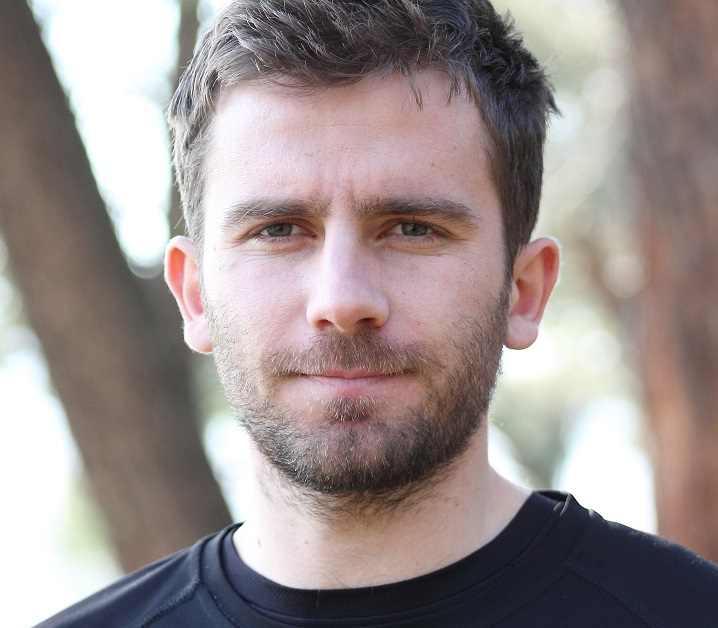
#> input picture photo.jpg, 718 x 628 px, given in place of the camera
$ python MOTION_DETECTION.PY
#> lines starting #> are read from the running program, lines starting #| are printed output that depends on the picture
import cv2, time

first_frame=None
video = cv2.VideoCapture(0)

while True:

    check, frame = video.read()
#> frame is the input picture: shape (628, 718, 3); mean B, G, R 142, 143.2, 154.6
    frame=cv2.rotate(frame, cv2.ROTATE_180)
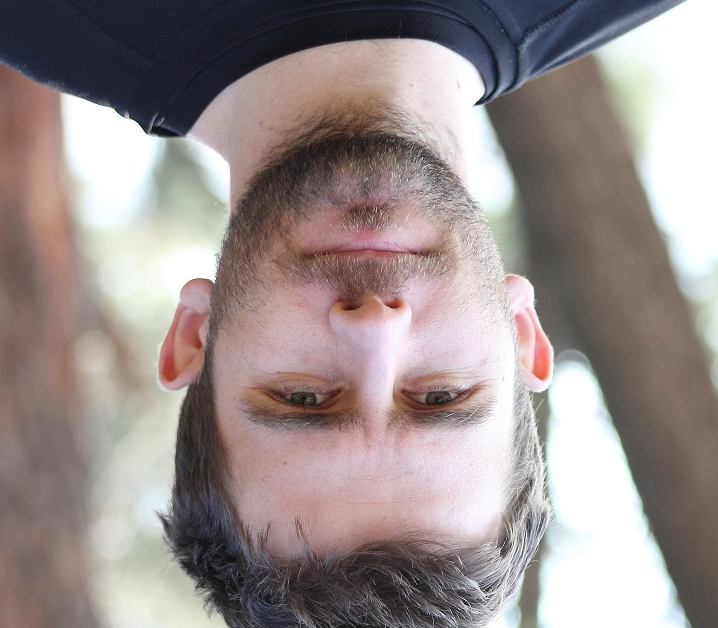
#> frame: shape (628, 718, 3); mean B, G, R 142, 143.2, 154.6

    gray=cv2.cvtColor(frame, cv2.COLOR_BGR2GRAY)
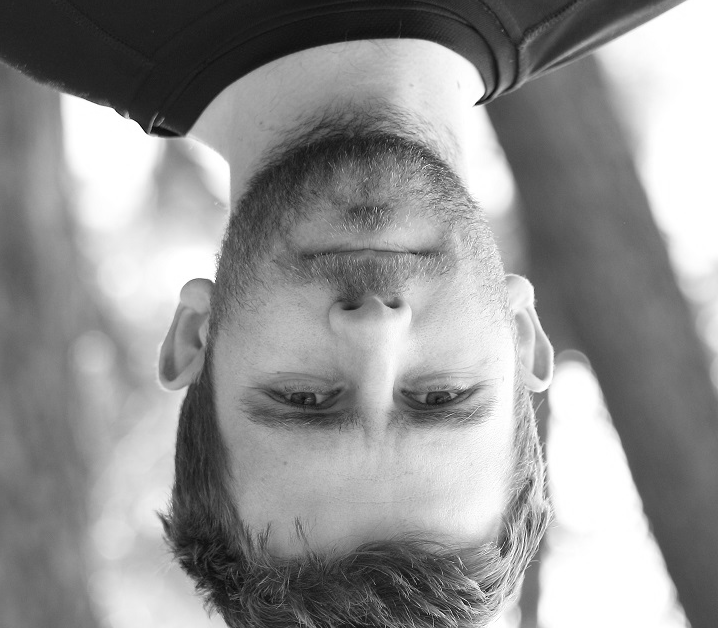
#> gray: shape (628, 718); min 2, max 255, mean 146.4
    gray=cv2.GaussianBlur(gray, (21,21), 0)
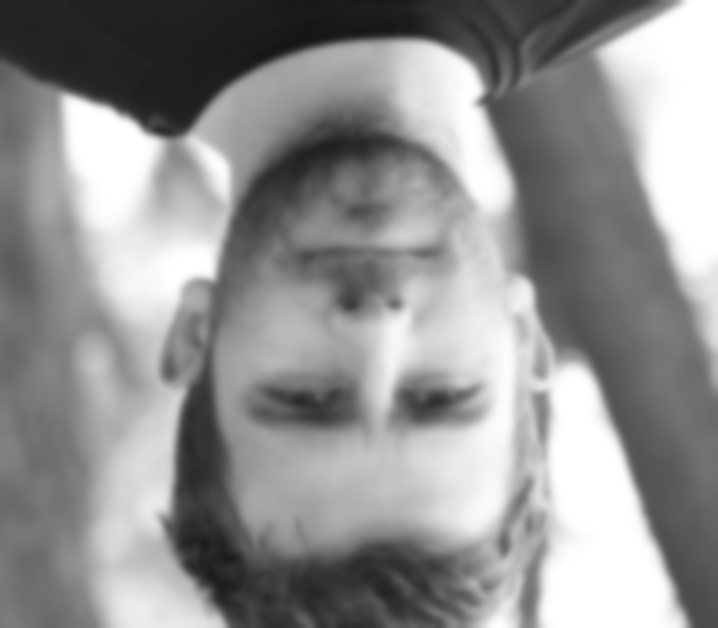
#> gray: shape (628, 718); min 22, max 255, mean 146.4

    if first_frame is None:
        first_frame=gray
        continue

    Detla_frame=cv2.absdiff(first_frame, gray)
    threshold_frame=cv2.threshold(Detla_frame, 30, 255, cv2.THRESH_BINARY)[1]
    threshold_frame=cv2.dilate(threshold_frame, None, iterations=2)

    (cnts,_)= cv2.findContours(threshold_frame.copy(), cv2.RETR_EXTERNAL, cv2.CHAIN_APPROX_SIMPLE)

    for Contour in cnts:
        if cv2.contourArea(Contour)<1000:
            continue

        (x, y, w, h)= cv2.boundingRect(Contour)
        cv2.rectangle(frame, (x,y), (x+w,y+h), (0,255,0), 3)

    cv2.imshow("capturing", frame)
    # cv2.imshow("gray", gray)
    # cv2.imshow("diff", Detla_frame)
    cv2.imshow("thres", threshold_frame)


    key=cv2.waitKey(1)
    if key==ord('q'):
        break

video.release()
cv2.destroyAllWindows()

$ run again, on Lighthouse.jpg
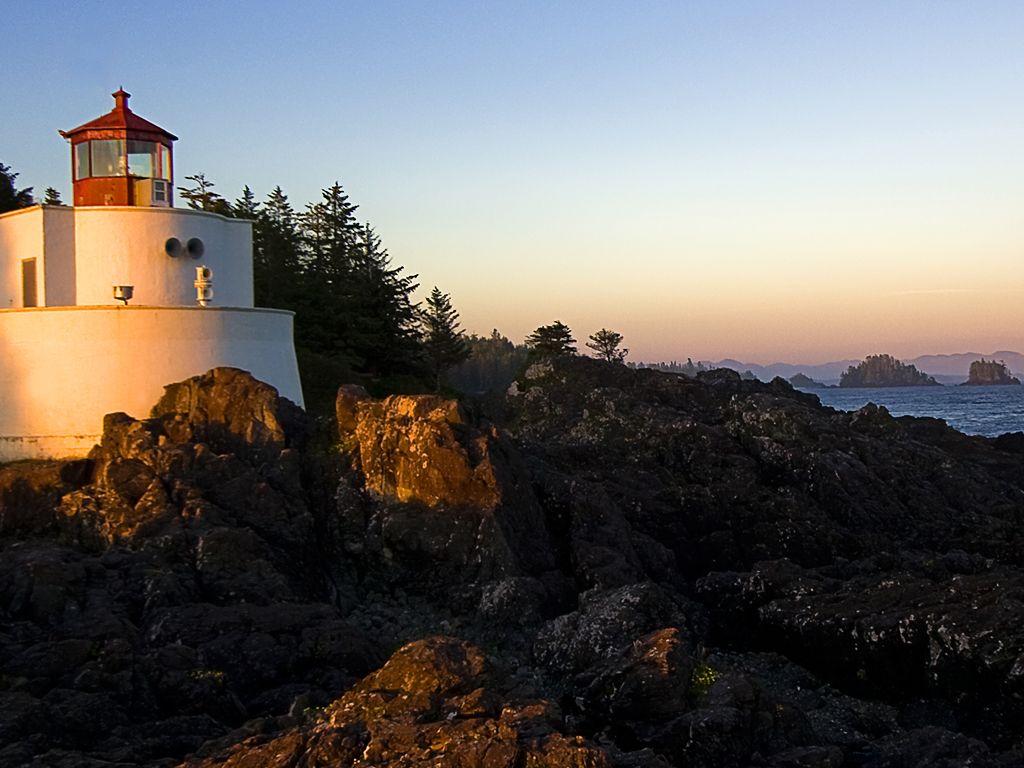
#> input picture Lighthouse.jpg, 1024 x 768 px, given in place of the camera
#> frame is the input picture: shape (768, 1024, 3); mean B, G, R 98.4, 100.9, 104.2
#> `frame=cv2.rotate(frame, cv2.ROTATE_180)`:
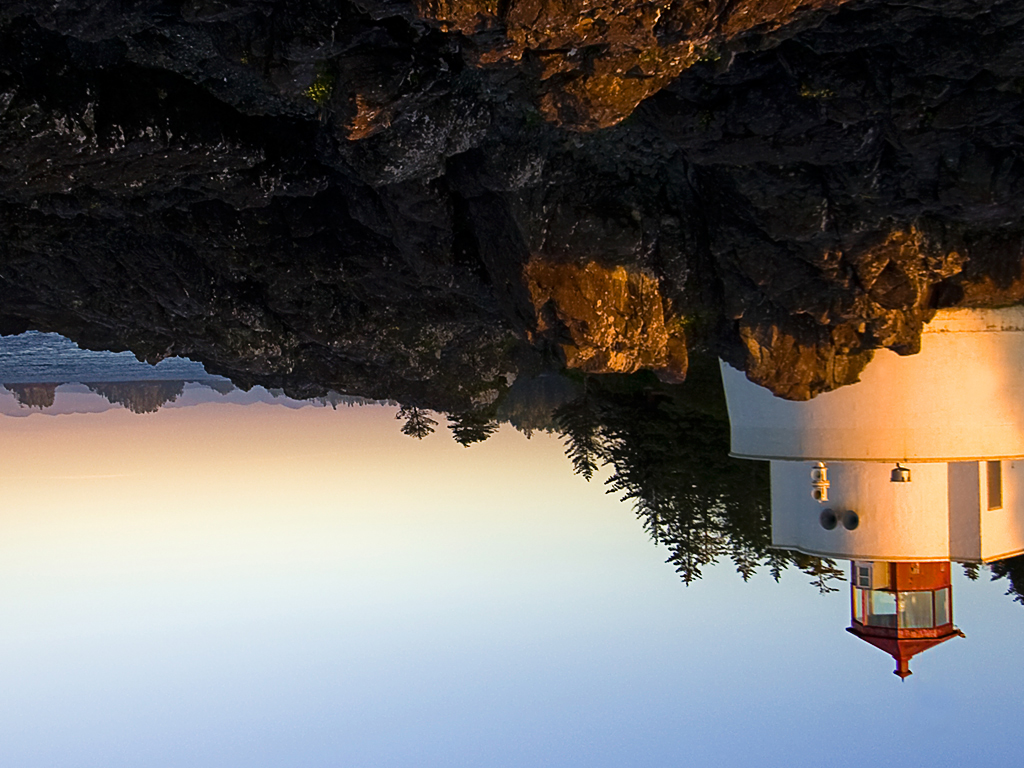
#> frame: shape (768, 1024, 3); mean B, G, R 98.4, 100.9, 104.2
#> `gray=cv2.GaussianBlur(gray, (21,21), 0)`:
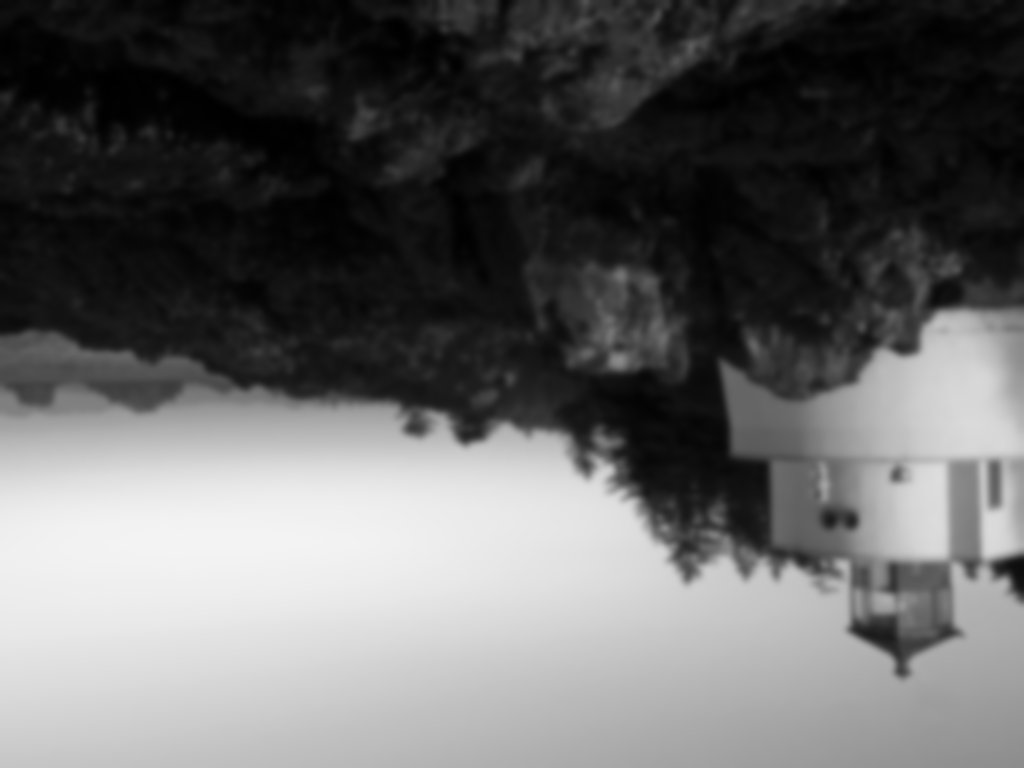
#> gray: shape (768, 1024); min 0, max 243, mean 101.6

$ run again, on galaxy.jpg
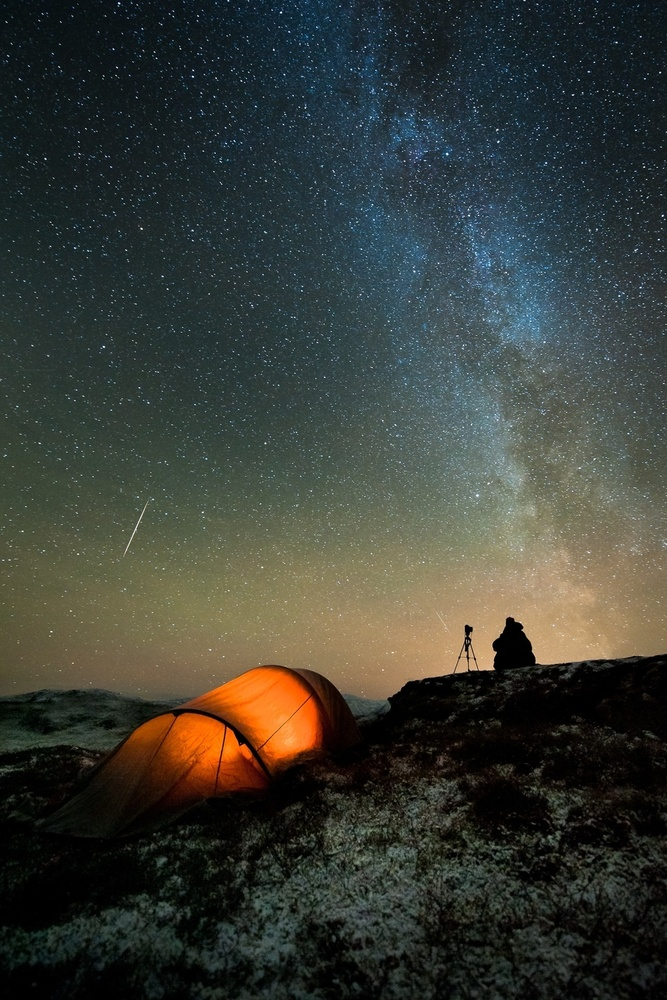
#> input picture galaxy.jpg, 667 x 1000 px, shrunk from 990 x 1485 before the run, given in place of the camera
#> frame is the input picture: shape (1000, 667, 3); mean B, G, R 53.4, 60.3, 56.8
#> `frame=cv2.rotate(frame, cv2.ROTATE_180)`:
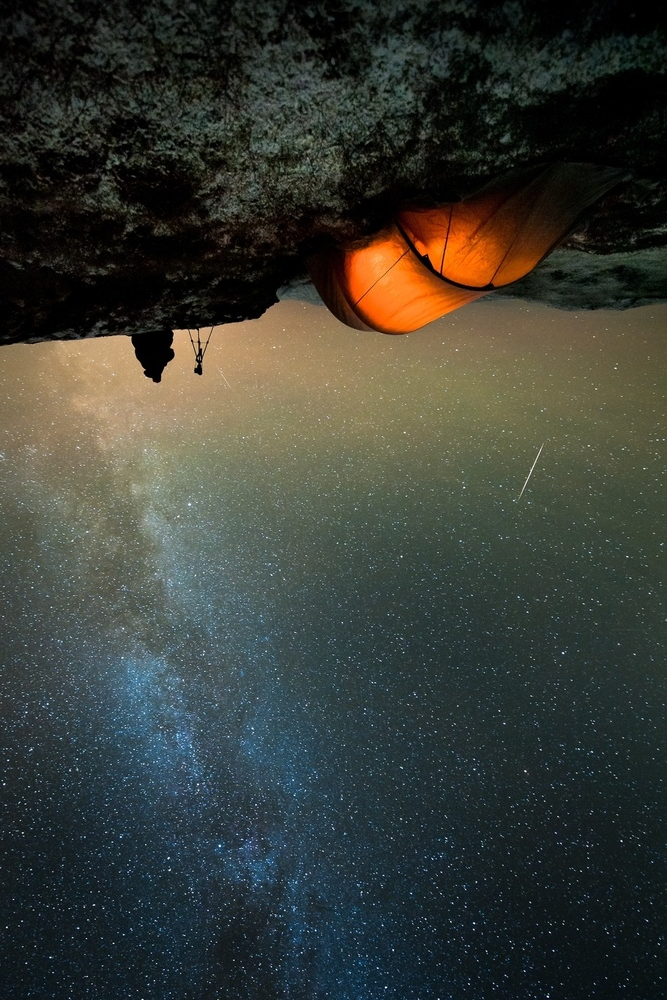
#> frame: shape (1000, 667, 3); mean B, G, R 53.4, 60.3, 56.8
#> `gray=cv2.cvtColor(frame, cv2.COLOR_BGR2GRAY)`:
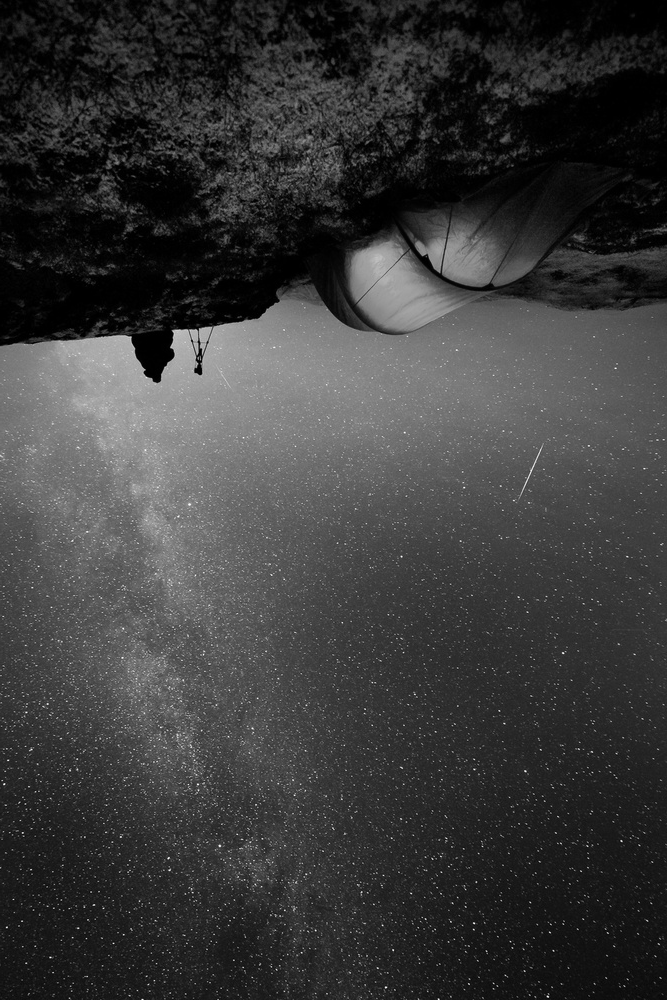
#> gray: shape (1000, 667); min 0, max 253, mean 58.5
